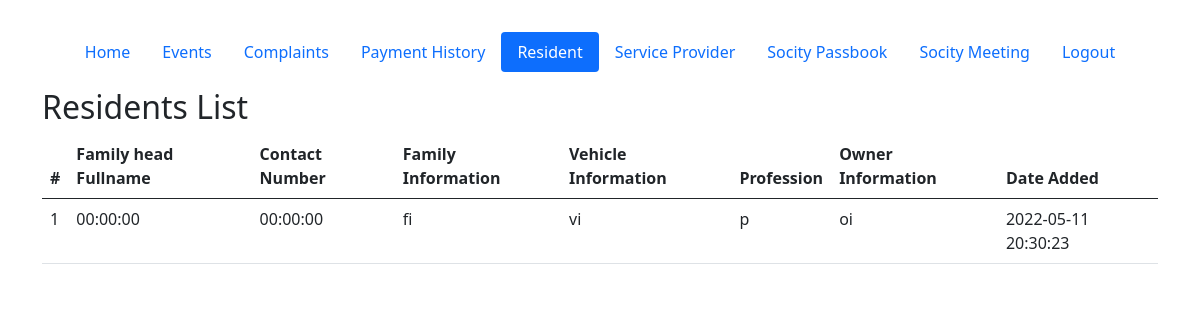
The page /admin/Resident.php (signed in) on the database its author committed.
### tables this page shows
CREATE TABLE `residents` (
  `id` int(11) NOT NULL,
  `user_id` int(11) NOT NULL,
  `fullname` text NOT NULL,
  `cnumber` text NOT NULL,
  `fi` text NOT NULL,
  `vi` text NOT NULL,
  `pro` text NOT NULL,
  `oi` text NOT NULL,
  `date_added` datetime NOT NULL
);

### admin/db.php (called while the page is built, shortened)
<?php
$base_url = "http://".$_SERVER['HTTP_HOST'];
$base_url .= str_replace(basename($_SERVER['SCRIPT_NAME']),"",$_SERVER['SCRIPT_NAME']);
?>

### admin/Resident.php (the view, shortened to what this page needs)
<?php
require("header.php");
$sql = "SELECT *  FROM residents ORDER BY id DESC" ;
$data = array();
$result = $mysqli->query($sql);
if ($result->num_rows > 0) {
    while ($row = mysqli_fetch_assoc($result)){
    	$data[] = $row;
    }
}
?>
<header class="d-flex justify-content-center py-3">
	<ul class="nav nav-pills">
	  <li class="nav-item"><a href="<?= $base_url ?>Home.php" class="nav-link " aria-current="page">Home</a></li>
	  <li class="nav-item"><a href="<?= $base_url ?>Events.php" class="nav-link ">Events</a></li>
	  <li class="nav-item"><a href="<?= $base_url ?>Complaints.php" class="nav-link ">Complaints</a></li>
	  <li class="nav-item"><a href="<?= $base_url ?>PaymentHistory.php" class="nav-link ">Payment History</a></li>
	  <li class="nav-item"><a href="<?= $base_url ?>Resident.php" class="nav-link active">Resident</a></li>
	  <li class="nav-item"><a href="<?= $base_url ?>ServiceProvider.php" class="nav-link ">Service Provider</a></li>
	  <li class="nav-item"><a href="<?= $base_url ?>SocityPassbook.php" class="nav-link ">Socity Passbook</a></li>
	  <li class="nav-item"><a href="<?= $base_url ?>SocMeeting.php" class="nav-link">Socity Meeting</a></li>
<li class="nav-item"><a href="<?= $base_url ?>?logout=1" class="nav-link">Logout</a></li>
	</ul>
</header>
<div class="row">
	<div class="col-6">
		<h2>Residents List</h2>
	</div>
	<div class="col-6 text-end">
	</div>
	<div class="col-12">
		<table class="table">
		  <thead>
		    <tr>
		      <th scope="col">#</th>
		      <th scope="col">Family head Fullname</th>
		      <th scope="col">Contact Number</th>
		      <th scope="col">Family Information</th>
		      <th scope="col">Vehicle Information</th>
		      <th scope="col">Profession</th>
		      <th scope="col">Owner Information</th>
		      <th scope="col">Date Added</th>
		    </tr>
		  </thead>
		  <tbody>
		  	<?php if($data){ ?>
		  		<?php $i = 1; foreach ($data as $key => $value) { ?>
		  			<tr>
		  				<td><?= $i ?></td>
		  				<td><?= $value['fullname'] ?></td>
		  				<td><?= $value['cnumber'] ?></td>
		  				<td><?= $value['fi'] ?></td>
		  				<td><?= $value['vi'] ?></td>
		  				<td><?= $value['pro'] ?></td>
		  				<td><?= $value['oi'] ?></td>
		  				<td><?= $value['date_added'] ?></td>
		  			</tr>
		  		<?php $i++; } ?>
		  	<?php }else{ ?>
		  		<tr>
		  			<td align="center" colspan="4">Record Not Found</td>
		  		</tr>
		  	<?php } ?>
		  </tbody>
		</table>
	</div>
</div>
<?php
require("footer.php")
?>

### rows shown on the page
residents: fullname "00:00:00", cnumber "00:00:00", fi "fi", vi "vi", pro "p", oi "oi", date_added "2022-05-11 20:30:23"
